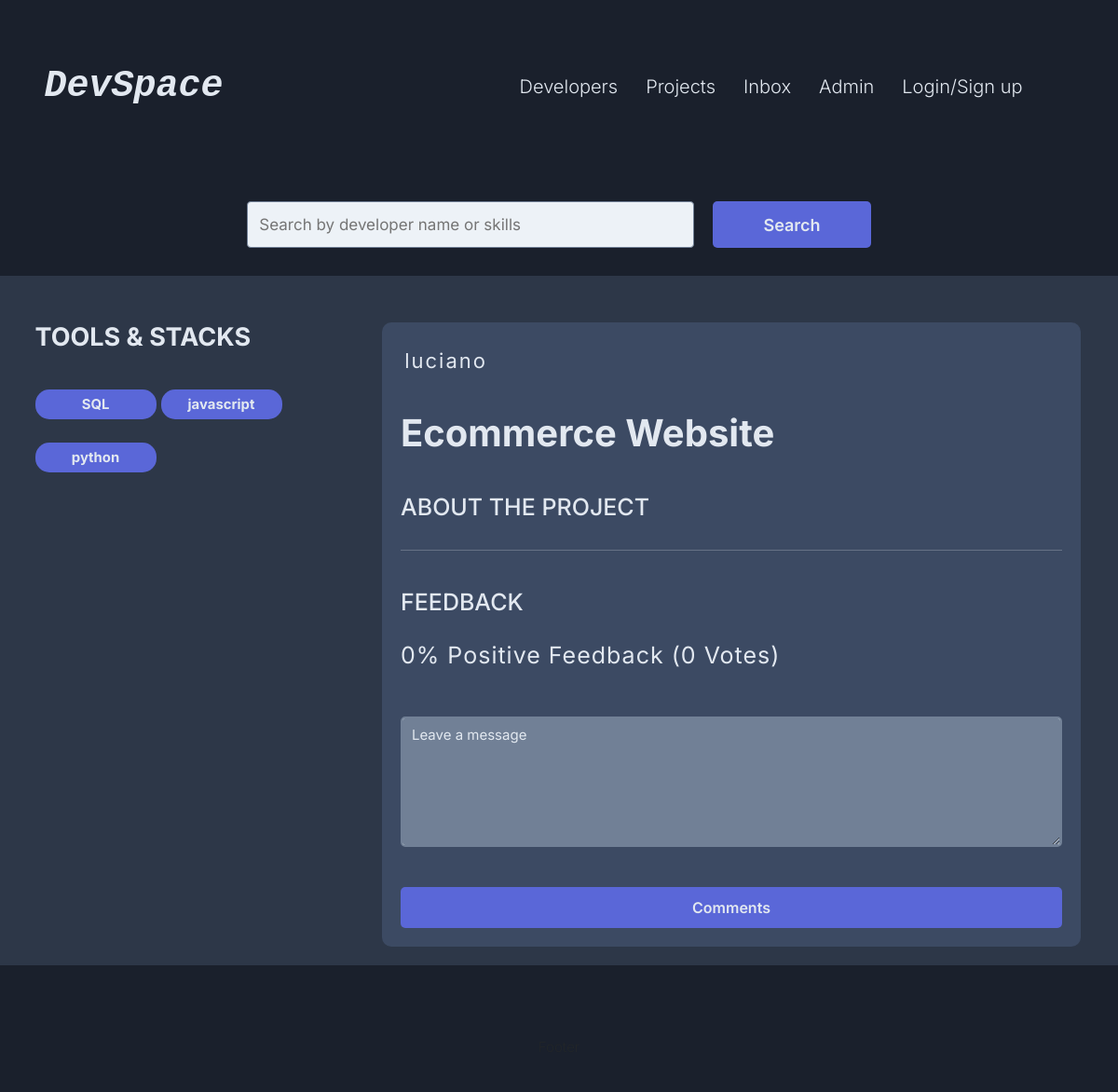
Page /projects/project/ec04be6d-a5ba-40ef-8cfb-4df115f2e931 on the committed database.
### projects/models.py (models this page shows, shortened)
class Tag(models.Model):
    name = models.CharField(max_length=200)
    created = models.DateTimeField(auto_now_add=True)
    id = models.UUIDField(default = uuid.uuid4, unique = True, primary_key= True, editable=False)

class Project(models.Model):
    owner = models.ForeignKey(Profile, null=True, blank=True, on_delete=models.SET_NULL)
    title = models.CharField(max_length= 200)
    description = models.TextField(null = True, blank = True)
    demo_link = models.CharField(max_length=2000, null = True, blank = True)
    source_link = models.CharField(max_length=2000, null = True, blank = True)
    featured_image = models.ImageField(null=True, blank=True, upload_to="projects/", default='projects/default.jpg')
    tags = models.ManyToManyField("Tag", blank = True)
    vote_total = models.IntegerField(default = 0, null = True)
    vote_ratio = models.IntegerField(default = 0, null = True)
    created = models.DateTimeField(auto_now_add= True)
    id = models.UUIDField(default = uuid.uuid4, unique = True, primary_key= True, editable=False)
    class Meta:
        ordering = [ 'created']

### users/models.py (models this page shows)
class Profile(models.Model):
    user = models.OneToOneField(User, on_delete= models.CASCADE, null= True, blank=True)
    name = models.CharField(max_length= 200, blank= True, null=True)
    username = models.CharField(max_length=200, null=True, blank = True)
    location = models.CharField(max_length=200, null=True, blank = True)
    email = models.EmailField(max_length= 500, null = True, blank = True)
    short_intro = models.CharField(max_length=200, null=True, blank = True)
    bio = models.TextField( null=True, blank = True)
    profile_image = models.ImageField( null=True, blank = True, upload_to='profiles/', default= 'profiles/user-default.png')
    social_github = models.CharField(max_length= 200, blank= True, null=True)
    social_twitter = models.CharField(max_length= 200, blank= True, null=True)
    social_linkedin = models.CharField(max_length= 200, blank= True, null=True)
    social_youtube = models.CharField(max_length= 200, blank= True, null=True)
    social_website = models.CharField(max_length= 200, blank= True, null=True)
    created = models.DateTimeField(auto_now_add= True)
    id = models.UUIDField(default = uuid.uuid4, unique = True, primary_key= True, editable=False)
    def __str__(self):
        return str(self.username)

### projects/views.py (the view)
# urls.py: path("project/<str:pk>", views.project, name="project"),
def project(request, pk):
    project = Project.objects.get(id = pk)
    context = {
        "project": project,
        }
    return render(request, "projects/single-project.html", context)

### projects/templates/projects/single-project.html (shortened to what this page needs)
{% extends "base.html" %}
{% block content %}
<main class="singleProject ">
    <div class="container">
        <div class="row">
            <div class="col-lg-4 singleProject__leftColumn">
                <h2 class="sinlgeProject__subtitle inter-1">Tools & Stacks</h2>
                <div class="singleProject__toolStack row">
                    {% for tag in project.tags.all %}
                    <div class="col-6 ">
                        <span class="tag  skill single-profile-skills col-6">
                            <small>{{tag.name}}</small>
                        </span>
                    </div>
                    {% endfor %}
                </div>
            </div>
            <div class="col-lg-8 singleProject__rightColumn">
                {% if project.owner %}
                <a class="singleProject__owner" href="">{{project.owner}}</a>
                {% endif %}
                <h2 class="singleProject__title">{{project.title}}</h2>
                <h3 class="singleProject__subtitle">About the Project</h3>
                <br>
                <hr>
                <div class="comments">
                    <h3 class="singleProject__subtitle">Feedback</h3>
                    <h5 class="project--rating">
                        {{project.vote_ratio}}% Positive Feedback
                        ({{project.vote_total}} Vote{{project.vote_total|pluralize:'s'}})
                    </h5>
                    <form action="" class="form" method="POST">
                        <div class="form__field">
                            <textarea class=" input--textarea" name="message" id="formInput#textarea" placeholder="Leave a message"></textarea>
                        </div>
                        <input type="submit" class="btn" value="Comments">
                    </form>
                </div>
            </div>
        </div>
    </div>
</main>
{% endblock %}

### templates/base.html (shortened to what this page needs)
<!DOCTYPE html>
{% load static %}
<html lang="en">
<head>
    <link href="https://cdn.jsdelivr.net/npm/bootstrap@5.3.3/dist/css/bootstrap.min.css" rel="stylesheet"
>
    <link rel="stylesheet" href="{% static 'css/styles.css' %}">
</head>
<body  class="inter-2">
    {% include "navbar.html" %}
    {% block content %}
    {% endblock content %}
    {% include "footer.html" %}
</body>
</html>

### templates/navbar.html (shortened to what this page needs)
<header class="header">
  <nav class="navbar navbar-expand-lg header__nav  ">
    <div class="container-fluid  ">
      <a class="navbar-brand inter-1" id="header__logo" href="{% url 'profiles' %}">DevSpace</a>
      <div class="collapse navbar-collapse" id="navbarNavAltMarkup">
        <div class="navbar-nav ms-auto me-5">
          <a class="nav-link " aria-current="page" href="{% url 'profiles'  %}">Developers</a>
          <a class="nav-link " href="{% url 'projects' %}">Projects</a>
          <a class="nav-link " href="#">Inbox</a>
          <a class="nav-link " href="{%  url 'admin:index' %}" target="_blank">Admin</a>
          {% if request.user.is_authenticated %}
          <a class="nav-link " aria-disabled="true" href="{%  url 'user-account' %}">Account</a>
          <a class="nav-link  " aria-disabled="true" href="{% url 'logout' %}">Logout</a>
          {% else %}
          <a class="nav-link  " aria-disabled="true" href="{% url 'login' %}">Login/Sign up</a>
          {% endif %}
        </div>
      </div>
    </div>
  </nav>
  <div
    class="{%  if request.path == '/projects/' %}headerSearch headerSearch__projects{% else %} headerSearch{% endif %}">
    <div class="headerSearch__bar text-center">
      <form action="{% if request.path == '/projects/' %} {% url 'projects' %} {% else %} {% url 'profiles' %} {% endif %}" class="form" method="GET">
        <div class="form__field headerSearch__inputs">
          <input type="text" class="form__input " id="formInputSearchBar" placeholder="{% if request.path == '/projects/' %} Search by project name or owner {% else %} Search by developer name or skills {% endif %}"
            class="inter-2" name="search_query" value="{{search_query}}">
          <input type="submit" value="Search" class="btn inter-2 " id="searchBarButton">
        </div>
      </form>
    </div>
  </div>
</header>

### templates/footer.html
<footer class="footer">
    <div class="container-fluid ">
        <div class="row">
            <div class="col ">Footer</div>
        </div>
    </div>
</footer>

### static/css/base/_variables.css (style rules this page uses)
:root { --bg-color: #2D3748; --bg-color-light: #EDF2F7; --card-bg: #3C4A63; --nav-color: #1A202C; --btn-color: #5A67D8; --accent-color: #718096; --text-main: #E2E8F0; --text-dark: #2D3748; --hover: #7f9cf5e4; --success: #38A169; --success-bg: #E6FFFA; --error: #E53E3E; --error-bg: #FFF5F5; }

### static/css/components/_footer.css (style rules this page uses)
.footer { background-color: var(--nav-color); color: var(--color-text); width: 100%; text-align: center; padding: 4rem; }

### static/css/components/_header.css (style rules this page uses)
.header__nav { background-color: var(--nav-color); padding: 4rem; }
#header__logo { font-size: 4rem; font-style: oblique; font-family: monospace }
.headerSearch { background-color: var(--nav-color); color: var(--text-main); padding: 3rem; display: flex; flex-direction: column; justify-content: center; align-content: center; }
.headerSearch__bar { margin-top: 4rem; }
.headerSearch__inputs { display: flex; justify-content: center; align-items: center; }
#formInputSearchBar { height: 5rem; width: 48rem; margin-right: 2rem; font-size: 1.7rem; }
#searchBarButton { height: 5rem; width: 17rem; font-size: 1.8rem; font-weight: 600; }

### static/css/components/_utilities.css (style rules this page uses)
.skill { display: inline-flex; align-items: center; background-color: var(--btn-color); color: var(--text-main); border-radius: 1.5rem; padding: 0.8rem 1.9rem; font-size: 1.3rem; font-weight: 700; text-decoration: none; }
.single-profile-skills { background-color: var(--btn-color); font-size: 1.7rem; width: 13rem; max-width: 18rem; text-align: center; justify-content: center; }
.container, .container-fluid { margin-top: 4rem; }

### static/css/pages/_single-project.css (style rules this page uses)
.singleProject__rightColumn { width: 75rem; background-color: var(--card-bg); padding: 2rem; color: var(--text-main); margin-bottom: 2rem; border-radius: 1rem; }
.singleProject__owner { text-decoration: none; font-size: 2.2rem; font-weight: 400; letter-spacing: 2px; color: var(--color-4); margin-bottom: 3rem; }
.singleProject__title { margin: 2.5rem 0 3.5rem 0; color: var(--color-sub); font-size: 4rem; font-weight: 700; }
.singleProject__subtitle { text-transform: uppercase; color: var(--color-text-dark); font-size: 2.5rem; font-weight: 500; margin-top: 4rem; }
.project--rating { margin-top: 2.7rem; color: var(--color-text-sub-light); font-size: 2.5rem; font-weight: 400; letter-spacing: 1px; }
.input--textarea { margin: 3rem 0 3rem 0; width: 100%; height: 14rem; border-radius: 5px; border: 2px solid var(--accent-color); border-style: solid; outline: none; transition: border 0.3s ease; -webkit-appearance: none; -moz-appearance: none; appearance: none; background-color: var(--bg-color-light); color: var(--text-main); box-shadow: inset 0 0 0 1000px var(--accent-color); padding: 1rem; }
.input--textarea::placeholder { color: var(--text-main); }

### static/css/components/_form.css (style rules this page uses)
.form { display: flex; flex-direction: column; gap: 1rem; }
.form__input { padding: 0.75rem; border: 1px solid var(--accent-color); border-radius: 4px; background-color: var(--bg-color-light); color: var(--text-dark); font-size: 1.4rem; }

### rows in the picture
Tag: name "SQL"
Tag: name "javascript"
Tag: name "python"
Project: owner "luciano", title "Ecommerce Website", vote_ratio "0", vote_total "0"
